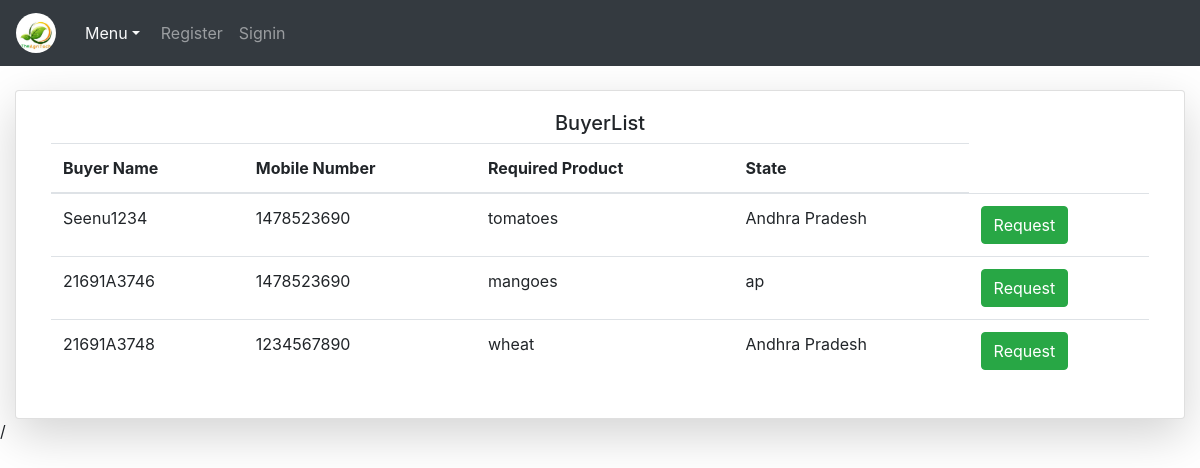
/buyerlist/, run on the app's committed database.
### summer/firstproject/agritech/models.py (models this page shows)
class User(AbstractUser):
	farmer=models.BooleanField(default=False)
	buyer=models.BooleanField(default=False)

class ConsumerTable(models.Model):
	phonenumber = models.CharField(max_length=100)
	state = models.CharField(max_length=100)
	idproof = models.CharField(max_length=100)
	requiredproduct = models.CharField(max_length=100)
	quantity = models.CharField(max_length=100)
	image=models.ImageField()
	usc = models.OneToOneField(User,on_delete = models.CASCADE)

### summer/firstproject/agritech/views.py (the view)
# urls.py: path('buyerlist/',views.buyerlist,name="buyerlist"),
def buyerlist(request):
	c={}
	k=User.objects.all()
	for i in k:
		if i.buyer==1:
			t=ConsumerTable.objects.get(usc_id=i.id)
			c[i.id]=i.username,t.phonenumber,t.requiredproduct,t.state
	return render(request,'agritech/buyerlist.html',{'y':c.values()})

### summer/firstproject/templates/agritech/buyerlist.html (shortened to what this page needs)
{% extends 'agritech/base.html' %}
{% block content %}
<div class="container-fluid mt-4">
  <div class="card col-md shadow-lg h-100">
    <div class="card-body">
        <h5 align="center">BuyerList</h5>
        <table class="table">
          <thead>
            <tr>
              <th>Buyer Name</th>
              <th>Mobile Number</th>
              <th>Required Product</th>
              <th>State</th>
            </tr>
            <tbody>
              {% for i in y %}
              <tr>
                <td>{{i.0}}</td>
                <td>{{i.1}}</td>
                <td>{{i.2}}</td>
                <td>{{i.3}}</td>
                <td><a href="" class="btn btn-success">Request</a></td>
              </tr>
              {% endfor %}
            </tbody>
          </thead>
        </table>
    </div>
  </div>
</div>
{% endblock %}

### summer/firstproject/templates/agritech/base.html (shortened to what this page needs)
{% load static %}
<!DOCTYPE html>
<html lang="en">
<head>
  <link rel="stylesheet" type="text/css" href="{% static 'images/demo.jpg' %}">
  <link rel="stylesheet" href="{% static '/css/bootstrap.min.css' %}">
</head>
<body>
  {% include 'agritech/navbar.html' %}
  {% block content %}
  {% endblock %}
</body>/
</html>

### summer/firstproject/templates/agritech/navbar.html (shortened to what this page needs)
{% load static %}
<nav class="navbar navbar-expand-md bg-dark navbar-dark">
  <a class="navbar-brand" href="{% url 'userprofile' %}">
    <img src="{% static 'images/demo.jpg' %}" class="rounded-circle" style="width: 40px;">
  </a>
  <div class="collapse navbar-collapse" id="collapsibleNavbar">
      <div class="dropdown">
        <a href="{% url 'home' %}" class="text-light btn dropdown-toggle" data-toggle="dropdown">Menu</a>
      </div>
      {% if not user.is_authenticated %}
      <ul class="navbar-nav">
        <li class="nav-item">
          <a href="{% url 'register' %}" class="nav-link">Register</a>
        </li>
      </ul>
      <ul class="navbar-nav">
        <li class="nav-item">
          <a href="{% url 'login' %}" class="nav-link">Signin</a>
        </li>
      </ul>
      {% endif %}
  </div>
  <div class="nav-item">
    <ul class="navbar-nav">
      <li class="nav-item">
                <a class="nav-link text-light" href="#">
                </a>
            </li>
    </ul>
  </div>
</nav>

### data on the page
User: username "Seenu1234"
ConsumerTable: phonenumber "1478523690", requiredproduct "tomatoes", state "Andhra Pradesh"
User: username "21691A3746"
ConsumerTable: phonenumber "1478523690", requiredproduct "mangoes", state "ap"
User: username "21691A3748"
ConsumerTable: phonenumber "1234567890", requiredproduct "wheat", state "Andhra Pradesh"
